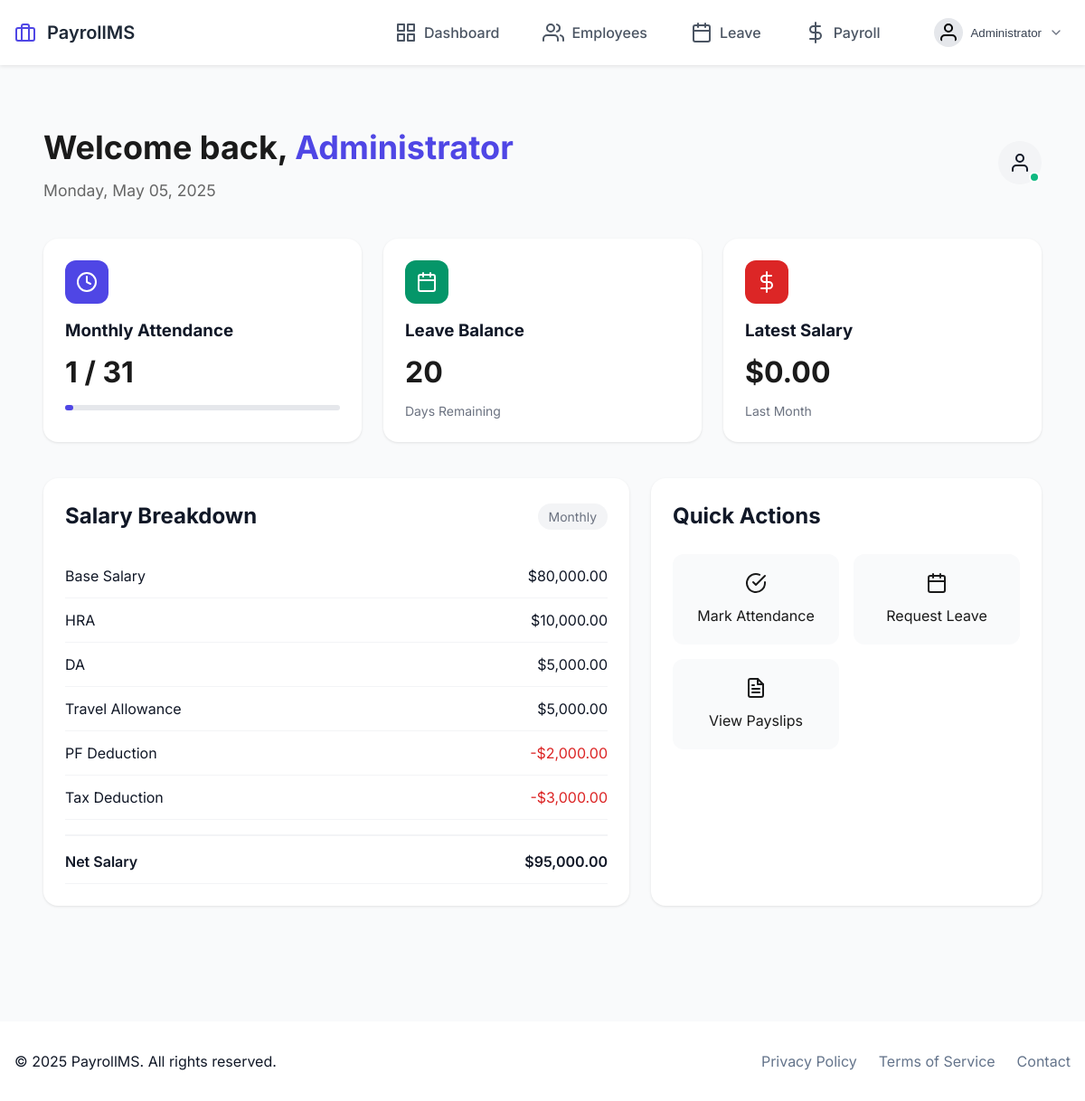
The app's page /user/dashboard (signed in) with its own data.
### src/models/employee.py (models this page shows, shortened)
class Employee(db.Model):
    __tablename__ = 'employee'
    id: int = db.Column(db.Integer, primary_key=True)
    username: str = db.Column(db.String(80), unique=True, nullable=False)
    password_hash: str = db.Column(db.String(120), nullable=False)
    name: str = db.Column(db.String(100), nullable=False)
    email: str = db.Column(db.String(120), unique=True, nullable=False)
    position: Optional[str] = db.Column(db.String(80))
    salary: float = db.Column(db.Float, nullable=False)
    joining_date: date = db.Column(db.Date, nullable=False)
    role: str = db.Column(db.String(20), default='user')
    base_salary: float = db.Column(db.Float, nullable=False)
    hra: float = db.Column(db.Float, default=0.0)
    da: float = db.Column(db.Float, default=0.0)
    ta: float = db.Column(db.Float, default=0.0)
    pf: float = db.Column(db.Float, default=0.0)
    tax: float = db.Column(db.Float, default=0.0)
    @property
    def gross_salary(self) -> float:
        return self.base_salary + self.hra + self.da + self.ta
    @property
    def net_salary(self) -> float:
        return self.gross_salary - (self.pf + self.tax)

### src/routes/user.py (the view)
@user_bp.route('/dashboard')
@login_required
def dashboard():
    employee = Employee.query.get(session['user_id'])
    today = date.today()
    month_attendance = Attendance.query.filter_by(
        employee_id=employee.id,
        status='present'
    ).filter(
        Attendance.date.between(
            date(today.year, today.month, 1),
            today
        )
    ).count()
    today_attendance = Attendance.query.filter_by(
        employee_id=employee.id,
        date=today
    ).first()
    total_leaves = Leave.query.filter_by(
        employee_id=employee.id,
        status='approved'
    ).filter(
        Leave.start_date.between(
            date(today.year, 1, 1),
            today
        )
    ).count()
    latest_payroll = Payroll.query.filter_by(
        employee_id=employee.id
    ).order_by(Payroll.created_at.desc()).first()
    stats = {
        'monthly_attendance': month_attendance,
        'working_days': monthrange(today.year, today.month)[1],
        'leave_balance': 20 - total_leaves,  # Assuming 20 leaves per year
        'latest_salary': latest_payroll.net_salary if latest_payroll else 0
    }
    return render_template('dashboard/user.html',
                         current_user=employee,
                         stats=stats,
                         today=today,
                         today_attendance=today_attendance)

### src/app.py (called while the page is built)
def create_app():
    app = Flask(__name__)
    app.config.from_object(Config)
    init_app(app)
    from .routes import init_routes
    init_routes(app)
    @app.context_processor
    def utility_processor():
        return {
            'now': datetime.now()
        }
    @app.route('/')
    def home():
        return render_template('home.html')
    return app

### src/routes/auth.py (called while the page is built)
def login_required(f: Callable) -> Callable:
    @wraps(f)
    def decorated_function(*args: Any, **kwargs: Any) -> Union[Response, Any]:
        if 'user_id' not in session:
            flash('Please log in first.', 'danger')
            return redirect(url_for('auth.login'))
        return f(*args, **kwargs)
    return decorated_function

### src/templates/dashboard/user.html (shortened to what this page needs)
{% extends "base.html" %}
{% block content %}
<div class="user-dashboard">
    <div class="dashboard-header">
        <div class="header-content">
            <h1>Welcome back, <span class="user-name">{{ current_user.name }}</span></h1>
            <p class="header-subtitle">{{ today.strftime('%A, %B %d, %Y') }}</p>
        </div>
        <div class="profile-section">
            <div class="profile-badge">
                <i data-feather="user" class="profile-icon"></i>
                <span class="profile-status {{ 'online' if today_attendance else 'offline' }}"></span>
            </div>
        </div>
    </div>
    <div class="stats-grid">
        <div class="stat-card attendance">
            <div class="stat-icon">
                <i data-feather="clock"></i>
            </div>
            <div class="stat-content">
                <h3>Monthly Attendance</h3>
                <p class="stat-value">{{ stats.monthly_attendance }} / {{ stats.working_days }}</p>
                <div class="progress-bar">
                    <div class="progress" style="width: {{ (stats.monthly_attendance / stats.working_days * 100)|round }}%"></div>
                </div>
            </div>
        </div>
        <div class="stat-card leave">
            <div class="stat-icon">
                <i data-feather="calendar"></i>
            </div>
            <div class="stat-content">
                <h3>Leave Balance</h3>
                <p class="stat-value">{{ stats.leave_balance }}</p>
                <p class="stat-subtitle">Days Remaining</p>
            </div>
        </div>
        <div class="stat-card salary">
            <div class="stat-icon">
                <i data-feather="dollar-sign"></i>
            </div>
            <div class="stat-content">
                <h3>Latest Salary</h3>
                <p class="stat-value">${{ "{:,.2f}".format(stats.latest_salary) }}</p>
                <p class="stat-subtitle">Last Month</p>
            </div>
        </div>
    </div>
    <div class="dashboard-grid">
        <div class="grid-item salary-breakdown">
            <div class="card-header">
                <h2>Salary Breakdown</h2>
                <span class="card-badge">Monthly</span>
            </div>
            <div class="salary-components">
                <div class="component">
                    <span>Base Salary</span>
                    <span class="amount">${{ "{:,.2f}".format(current_user.base_salary) }}</span>
                </div>
                <div class="component">
                    <span>HRA</span>
                    <span class="amount">${{ "{:,.2f}".format(current_user.hra) }}</span>
                </div>
                <div class="component">
                    <span>DA</span>
                    <span class="amount">${{ "{:,.2f}".format(current_user.da) }}</span>
                </div>
                <div class="component">
                    <span>Travel Allowance</span>
                    <span class="amount">${{ "{:,.2f}".format(current_user.ta) }}</span>
                </div>
                <div class="component deduction">
                    <span>PF Deduction</span>
                    <span class="amount">-${{ "{:,.2f}".format(current_user.pf) }}</span>
                </div>
                <div class="component deduction">
                    <span>Tax Deduction</span>
                    <span class="amount">-${{ "{:,.2f}".format(current_user.tax) }}</span>
                </div>
                <div class="component total">
                    <span>Net Salary</span>
                    <span class="amount">${{ "{:,.2f}".format(current_user.net_salary) }}</span>
                </div>
            </div>
        </div>
        <div class="grid-item quick-actions">
            <div class="card-header">
                <h2>Quick Actions</h2>
            </div>
            <div class="action-grid">
                <a href="{{ url_for('attendance.record') }}" class="action-card">
                    <i data-feather="check-circle"></i>
                    <span>Mark Attendance</span>
                </a>
                <a href="{{ url_for('leave.request_leave') }}" class="action-card">
                    <i data-feather="calendar"></i>
                    <span>Request Leave</span>
                </a>
                <a href="{{ url_for('payroll.report') }}" class="action-card">
                    <i data-feather="file-text"></i>
                    <span>View Payslips</span>
                </a>
            </div>
        </div>
    </div>
</div>
{% endblock %}

### src/templates/base.html (shortened to what this page needs)
<!DOCTYPE html>
<html lang="en">
<head>
</head>
<body>
    <nav class="navbar">
        <div class="container">
            <div class="nav-content">
                <a href="{{ url_for('home') }}" class="nav-brand">
                    <i data-feather="briefcase" class="nav-icon"></i>
                    <span class="nav-title">PayrollMS</span>
                </a>
                <div class="nav-links">
                    {% if session.get('user_id') %}
                        {% if session.get('is_admin') %}
                            <a href="{{ url_for('admin.dashboard') }}" class="nav-link {{ 'active' if request.endpoint == 'admin.dashboard' }}">
                                <i data-feather="grid"></i>
                                <span>Dashboard</span>
                            </a>
                            <a href="{{ url_for('employee.list') }}" class="nav-link {{ 'active' if request.endpoint == 'employee.list' }}">
                                <i data-feather="users"></i>
                                <span>Employees</span>
                            </a>
                            <a href="{{ url_for('leave.list_requests') }}" class="nav-link {{ 'active' if request.endpoint == 'leave.list_requests' }}">
                                <i data-feather="calendar"></i>
                                <span>Leave</span>
                            </a>
                            <a href="{{ url_for('payroll.calculate') }}" class="nav-link {{ 'active' if request.endpoint == 'payroll.calculate' }}">
                                <i data-feather="dollar-sign"></i>
                                <span>Payroll</span>
                            </a>
                        {% endif %}
                        <div class="profile-dropdown">
                            <button class="dropdown-toggle">
                                <div class="profile-info">
                                    <i data-feather="user" class="profile-avatar"></i>
                                    <span class="profile-name">{{ session.get('user_name', 'User') }}</span>
                                </div>
                                <i data-feather="chevron-down" class="dropdown-arrow"></i>
                            </button>
                        </div>
                    {% else %}
                        <a href="{{ url_for('auth.login') }}" class="nav-link">
                            <i data-feather="log-in"></i>
                            <span>Login</span>
                        </a>
                    {% endif %}
                </div>
            </div>
        </div>
    </nav>
    <main class="main-content">
        <div class="container">
            {% block content %}{% endblock %}
        </div>
    </main>
    <footer class="footer">
        <div class="container">
            <div class="footer-content">
                <p>&copy; {{ now.year }} PayrollMS. All rights reserved.</p>
                <div class="footer-links">
                    <a href="#">Privacy Policy</a>
                    <a href="#">Terms of Service</a>
                    <a href="#">Contact</a>
                </div>
            </div>
        </div>
    </footer>
</body>
</html>

### src/templates/base.html (style rules this page uses)
:root { --primary: #4f46e5; --primary-dark: #4338ca; --secondary: #64748b; --white: #ffffff; --black: #111827; --gray-50: #f9fafb; --gray-100: #f3f4f6; --gray-200: #e5e7eb; }
* { margin: 0; padding: 0; box-sizing: border-box; }
body { font-family: 'Inter', system-ui, sans-serif; background-color: var(--gray-50); color: var(--black); line-height: 1.5; }
.navbar { background-color: white; box-shadow: 0 2px 4px rgba(0,0,0,0.08); position: sticky; top: 0; z-index: 100; padding: 0.75rem 0; }
.container { max-width: 1280px; margin: 0 auto; padding: 0 1rem; }
.nav-content { display: flex; justify-content: space-between; align-items: center; }
.nav-brand { display: flex; align-items: center; gap: 0.75rem; text-decoration: none; }
.nav-icon { color: #4f46e5; width: 24px; height: 24px; }
.nav-title { font-size: 1.25rem; font-weight: 600; color: #1f2937; }
.nav-links { display: flex; align-items: center; gap: 1.5rem; }
.nav-link { display: flex; align-items: center; gap: 0.5rem; padding: 0.5rem 0.75rem; color: #4b5563; text-decoration: none; font-weight: 500; border-radius: 0.375rem; transition: all 0.2s ease; }
.profile-dropdown { position: relative; margin-left: 1rem; }
.dropdown-toggle { display: flex; align-items: center; gap: 0.5rem; padding: 0.5rem; background: none; border: none; cursor: pointer; border-radius: 0.375rem; transition: all 0.2s; }
.profile-info { display: flex; align-items: center; gap: 0.5rem; }
.profile-avatar { width: 32px; height: 32px; padding: 0.25rem; background-color: #e5e7eb; border-radius: 50%; }
.profile-name { font-weight: 500; color: #374151; }
.dropdown-arrow { width: 16px; height: 16px; color: #6b7280; transition: transform 0.2s; }
.main-content { padding: 2rem 0; }
.footer { background-color: var(--white); padding: 2rem 0; margin-top: 4rem; }
.footer-content { display: flex; justify-content: space-between; align-items: center; }
.footer-links { display: flex; gap: 1.5rem; }
.footer-links a { color: var(--secondary); text-decoration: none; }

### records on screen
Employee: get "Administrator", name "Administrator", base_salary "80,000.00", hra "10,000.00", da "5,000.00", ta "5,000.00", pf "2,000.00", tax "3,000.00", net_salary "95,000.00"

### other values on screen
{{ stats.monthly_attendance }} "1"
{{ stats.working_days }} "31"
{{ stats.leave_balance }} "20"
{{ "{:,.2f}".format(stats.latest_salary) }} "0.00"
